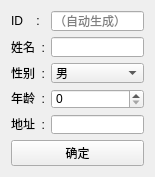
<?xml version="1.0" encoding="UTF-8"?>
<ui version="4.0">
 <class>popupWnd</class>
 <widget class="QWidget" name="popupWnd">
  <property name="geometry">
   <rect>
    <x>0</x>
    <y>0</y>
    <width>155</width>
    <height>177</height>
   </rect>
  </property>
  <property name="minimumSize">
   <size>
    <width>155</width>
    <height>177</height>
   </size>
  </property>
  <property name="maximumSize">
   <size>
    <width>155</width>
    <height>177</height>
   </size>
  </property>
  <property name="windowTitle">
   <string>popupWnd</string>
  </property>
  <layout class="QHBoxLayout" name="horizontalLayout_2">
   <item>
    <layout class="QVBoxLayout" name="verticalLayout_3">
     <item>
      <layout class="QHBoxLayout" name="horizontalLayout">
       <item>
        <layout class="QVBoxLayout" name="verticalLayout">
         <item>
          <widget class="QLabel" name="label">
           <property name="text">
            <string>ID    :</string>
           </property>
          </widget>
         </item>
         <item>
          <widget class="QLabel" name="label_2">
           <property name="text">
            <string>姓名  :</string>
           </property>
          </widget>
         </item>
         <item>
          <widget class="QLabel" name="label_3">
           <property name="text">
            <string>性别  :</string>
           </property>
          </widget>
         </item>
         <item>
          <widget class="QLabel" name="label_4">
           <property name="text">
            <string>年龄  :</string>
           </property>
          </widget>
         </item>
         <item>
          <widget class="QLabel" name="label_5">
           <property name="text">
            <string>地址  :</string>
           </property>
          </widget>
         </item>
        </layout>
       </item>
       <item>
        <layout class="QVBoxLayout" name="verticalLayout_2">
         <item>
          <widget class="QLineEdit" name="editID">
           <property name="focusPolicy">
            <enum>Qt::NoFocus</enum>
           </property>
           <property name="readOnly">
            <bool>true</bool>
           </property>
           <property name="placeholderText">
            <string>（自动生成）</string>
           </property>
          </widget>
         </item>
         <item>
          <widget class="QLineEdit" name="editName"/>
         </item>
         <item>
          <widget class="QComboBox" name="cboSex">
           <item>
            <property name="text">
             <string>男</string>
            </property>
           </item>
           <item>
            <property name="text">
             <string>女</string>
            </property>
           </item>
          </widget>
         </item>
         <item>
          <widget class="QSpinBox" name="spinAge">
           <property name="maximum">
            <number>150</number>
           </property>
          </widget>
         </item>
         <item>
          <widget class="QLineEdit" name="editAddress"/>
         </item>
        </layout>
       </item>
      </layout>
     </item>
     <item>
      <widget class="QPushButton" name="btnOk">
       <property name="text">
        <string>确定</string>
       </property>
      </widget>
     </item>
    </layout>
   </item>
  </layout>
 </widget>
 <layoutdefault spacing="6" margin="11"/>
 <resources/>
 <connections/>
</ui>
